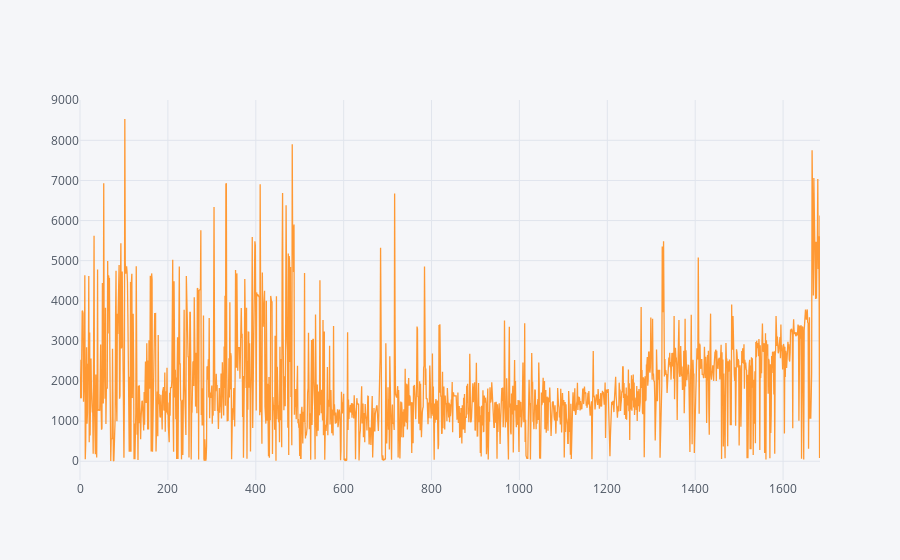

This figure's notebook cell:
### Code cell
# The plot is blank for df and a single feature. Research more at...
# https://github.com/santosjorge/cufflinks/blob/master/Cufflinks%20Tutorial%20-%20Pandas%20Like.ipynb
df['COGS'].iplot()

### Figure 1 — Plotly figure (JSON) as saved in the notebook; plotly's stock layout.template omitted (floating-point values rounded to 4 significant figures; data arrays with more than 128 entries replaced by an {"elided": "..."} marker saying what was removed)
{"data": [{"line": {"color": "rgba(255, 153, 51, 1.0)", "dash": "solid", "shape": "linear", "width": 1.3}, "mode": "lines", "name": "COGS", "text": "", "type": "scatter", "uid": "2022d453-3940-4874-91a6-a80ba5a92003", "x": {"elided": "1678 int values"}, "y": {"elided": "1678 float values"}}], "layout": {"legend": {"bgcolor": "#F5F6F9", "font": {"color": "#4D5663"}}, "paper_bgcolor": "#F5F6F9", "plot_bgcolor": "#F5F6F9", "title": {"font": {"color": "#4D5663"}}, "xaxis": {"gridcolor": "#E1E5ED", "showgrid": true, "tickfont": {"color": "#4D5663"}, "title": {"font": {"color": "#4D5663"}, "text": ""}, "zerolinecolor": "#E1E5ED"}, "yaxis": {"gridcolor": "#E1E5ED", "showgrid": true, "tickfont": {"color": "#4D5663"}, "title": {"font": {"color": "#4D5663"}, "text": ""}, "zerolinecolor": "#E1E5ED"}}}
